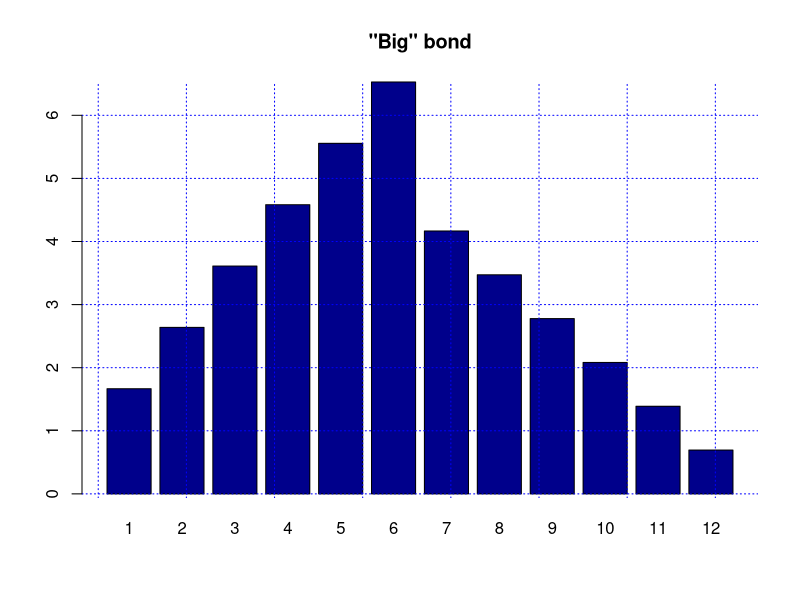
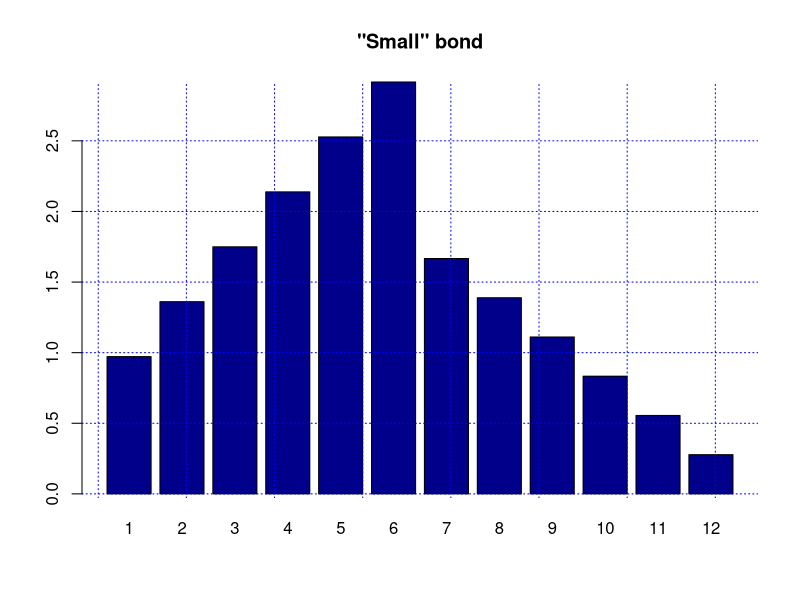

R code for these plots, in order:
# Create matrix
win <- c(25, 10, 5)
e_dies <- numeric(12)
p <- 1/36
for (die_1 in 1:6){
  for (die_2 in 1:6){
    max_dice <- max(die_1, die_2)
    min_dice <- min(die_1, die_2)
    sum_dice <- die_1 + die_2
    e_dies[sum_dice] <- (e_dies[sum_dice] + win[1])
    if (die_1 == die_2){
      e_dies[die_1] = (e_dies[die_1] + win[2]) # Only get paid for second, not minimum
    }
    else{
      e_dies[min_dice] <- (e_dies[min_dice] + win[3])
      e_dies[max_dice] <- (e_dies[max_dice] + win[2])
    }
  }
}
e_dies <- e_dies*p
barplot(e_dies, names.arg = seq_along(e_dies), main="\"Big\" bond", col = 'darkblue')
grid(lwd=1, col="blue")

# Small win
win_small <- c(10, 5, 3)
e_dies <- numeric(12)
p <- 1/36
for (die_1 in 1:6){
  for (die_2 in 1:6){
    max_dice <- max(die_1, die_2)
    min_dice <- min(die_1, die_2)
    sum_dice <- die_1 + die_2
    e_dies[sum_dice] <- (e_dies[sum_dice] + win_small[1])
    if (die_1 == die_2){
      e_dies[die_1] = (e_dies[die_1] + win_small[2]) # Only get paid for second, not minimum
    }
    else{
      e_dies[min_dice] <- (e_dies[min_dice] + win_small[3])
      e_dies[max_dice] <- (e_dies[max_dice] + win_small[2])
    }
  }
}
e_dies <- e_dies*p
barplot(e_dies, names.arg = seq_along(e_dies), main="\"Small\" bond", col = 'darkblue')
grid(lwd=1, col="blue")
